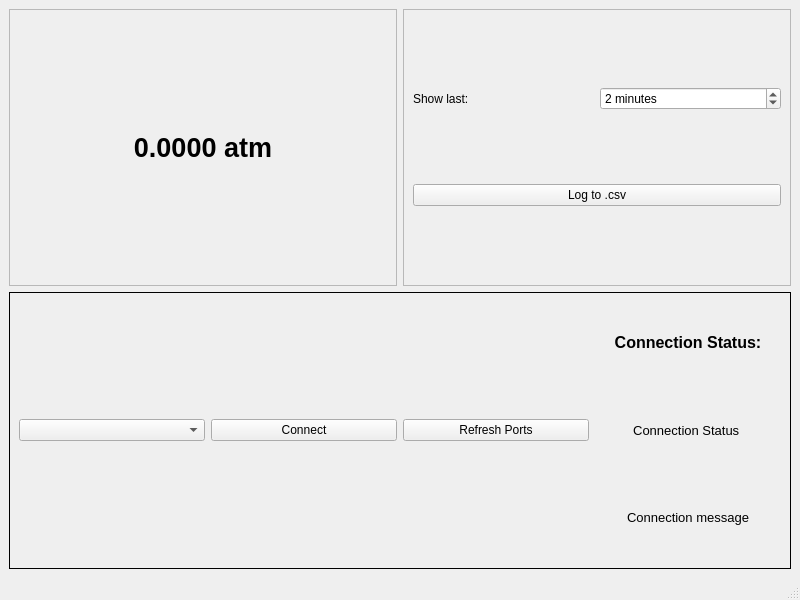
<?xml version="1.0" encoding="UTF-8"?>
<ui version="4.0">
 <class>PressureWidget</class>
 <widget class="QMainWindow" name="PressureWidget">
  <property name="geometry">
   <rect>
    <x>0</x>
    <y>0</y>
    <width>800</width>
    <height>600</height>
   </rect>
  </property>
  <property name="windowTitle">
   <string>PressureWidget</string>
  </property>
  <widget class="QWidget" name="centralwidget">
   <layout class="QVBoxLayout" name="verticalLayout_3">
    <item>
     <layout class="QVBoxLayout" name="verticalLayout_2">
      <item>
       <layout class="QHBoxLayout" name="horizontalLayout_3">
        <item>
         <widget class="QFrame" name="frame_3">
          <property name="frameShape">
           <enum>QFrame::StyledPanel</enum>
          </property>
          <property name="frameShadow">
           <enum>QFrame::Raised</enum>
          </property>
          <layout class="QVBoxLayout" name="verticalLayout">
           <item>
            <widget class="QLabel" name="pressureDisplay">
             <property name="font">
              <font>
               <pointsize>20</pointsize>
               <bold>true</bold>
              </font>
             </property>
             <property name="text">
              <string>0.0000 atm</string>
             </property>
             <property name="alignment">
              <set>Qt::AlignCenter</set>
             </property>
            </widget>
           </item>
          </layout>
         </widget>
        </item>
        <item>
         <widget class="QFrame" name="frame_2">
          <property name="frameShape">
           <enum>QFrame::StyledPanel</enum>
          </property>
          <property name="frameShadow">
           <enum>QFrame::Raised</enum>
          </property>
          <layout class="QVBoxLayout" name="verticalLayout_4">
           <item>
            <layout class="QHBoxLayout" name="horizontalLayout_2">
             <item>
              <widget class="QLabel" name="label_2">
               <property name="text">
                <string>Show last:</string>
               </property>
              </widget>
             </item>
             <item>
              <widget class="QSpinBox" name="minutesSpinBox">
               <property name="buttonSymbols">
                <enum>QAbstractSpinBox::UpDownArrows</enum>
               </property>
               <property name="suffix">
                <string> minutes</string>
               </property>
               <property name="maximum">
                <number>60</number>
               </property>
               <property name="value">
                <number>2</number>
               </property>
              </widget>
             </item>
            </layout>
           </item>
           <item>
            <widget class="QPushButton" name="csvButton">
             <property name="text">
              <string>Log to .csv</string>
             </property>
            </widget>
           </item>
          </layout>
         </widget>
        </item>
       </layout>
      </item>
      <item>
       <widget class="QFrame" name="frame">
        <property name="frameShape">
         <enum>QFrame::Box</enum>
        </property>
        <property name="frameShadow">
         <enum>QFrame::Plain</enum>
        </property>
        <property name="lineWidth">
         <number>1</number>
        </property>
        <layout class="QHBoxLayout" name="horizontalLayout">
         <item>
          <widget class="QComboBox" name="portList"/>
         </item>
         <item>
          <widget class="QPushButton" name="connectButton">
           <property name="text">
            <string>Connect</string>
           </property>
          </widget>
         </item>
         <item>
          <widget class="QPushButton" name="refreshPortsButton">
           <property name="text">
            <string>Refresh Ports</string>
           </property>
          </widget>
         </item>
         <item>
          <layout class="QVBoxLayout" name="verticalLayout2">
           <item>
            <widget class="QLabel" name="label">
             <property name="lineWidth">
              <number>1</number>
             </property>
             <property name="text">
              <string>&lt;html&gt;&lt;head/&gt;&lt;body&gt;&lt;p&gt;&lt;span style=&quot; font-size:12pt; font-weight:700;&quot;&gt;Connection Status:&lt;/span&gt;&lt;/p&gt;&lt;/body&gt;&lt;/html&gt;</string>
             </property>
             <property name="alignment">
              <set>Qt::AlignCenter</set>
             </property>
            </widget>
           </item>
           <item>
            <widget class="QLabel" name="connectionStatus">
             <property name="text">
              <string>&lt;html&gt;&lt;head/&gt;&lt;body&gt;&lt;p&gt;&lt;span style=&quot; font-size:10pt;&quot;&gt;Connection Status &lt;/span&gt;&lt;/p&gt;&lt;/body&gt;&lt;/html&gt;</string>
             </property>
             <property name="alignment">
              <set>Qt::AlignCenter</set>
             </property>
            </widget>
           </item>
           <item>
            <widget class="QLabel" name="refreshNotificationLabel">
             <property name="text">
              <string>&lt;html&gt;&lt;head/&gt;&lt;body&gt;&lt;p&gt;&lt;span style=&quot; font-size:10pt;&quot;&gt;Connection message&lt;/span&gt;&lt;/p&gt;&lt;/body&gt;&lt;/html&gt;</string>
             </property>
             <property name="alignment">
              <set>Qt::AlignCenter</set>
             </property>
            </widget>
           </item>
          </layout>
         </item>
        </layout>
       </widget>
      </item>
     </layout>
    </item>
   </layout>
  </widget>
  <widget class="QMenuBar" name="menubar">
   <property name="geometry">
    <rect>
     <x>0</x>
     <y>0</y>
     <width>800</width>
     <height>21</height>
    </rect>
   </property>
  </widget>
  <widget class="QStatusBar" name="statusbar"/>
 </widget>
 <resources/>
 <connections/>
</ui>
